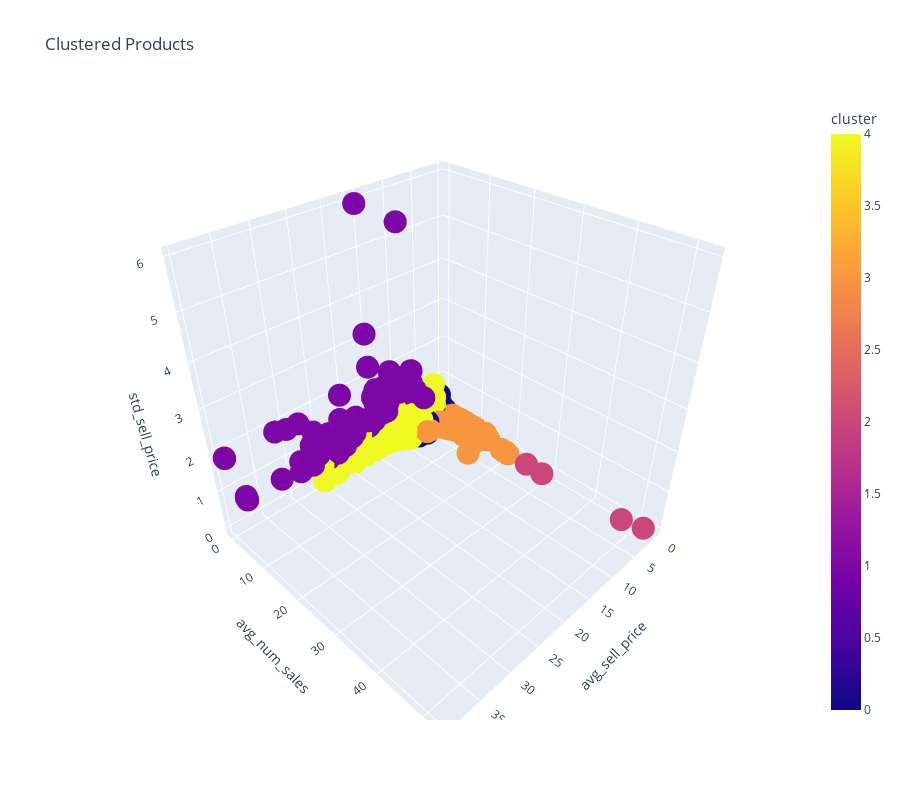

Notebook cell for this chart:
### Code cell
px.scatter_3d(
        df, 
        x ='avg_sell_price', 
        y = 'avg_num_sales', 
        z = 'std_sell_price', 
        color = 'cluster', 
        title = 'Clustered Products',
        height = 800
    )

### Figure 1 — Plotly figure (JSON) as saved in the notebook; plotly's stock layout.template omitted (floating-point values rounded to 4 significant figures; data arrays with more than 128 entries replaced by an {"elided": "..."} marker saying what was removed)
{"data": [{"hovertemplate": "avg_sell_price=%{x}<br>avg_num_sales=%{y}<br>std_sell_price=%{z}<br>cluster=%{marker.color}<extra></extra>", "legendgroup": "", "marker": {"color": {"elided": "3049 int values"}, "coloraxis": "coloraxis", "symbol": "circle"}, "mode": "markers", "name": "", "scene": "scene", "showlegend": false, "type": "scatter3d", "x": {"elided": "3049 float values"}, "y": {"elided": "3049 float values"}, "z": {"elided": "3049 float values"}}], "layout": {"coloraxis": {"colorbar": {"title": {"text": "cluster"}}, "colorscale": [[0, "#0d0887"], [0.1111, "#46039f"], [0.2222, "#7201a8"], [0.3333, "#9c179e"], [0.4444, "#bd3786"], [0.5556, "#d8576b"], [0.6667, "#ed7953"], [0.7778, "#fb9f3a"], [0.8889, "#fdca26"], [1, "#f0f921"]]}, "height": 800, "legend": {"tracegroupgap": 0}, "scene": {"domain": {"x": [0, 1], "y": [0, 1]}, "xaxis": {"title": {"text": "avg_sell_price"}}, "yaxis": {"title": {"text": "avg_num_sales"}}, "zaxis": {"title": {"text": "std_sell_price"}}}, "title": {"text": "Clustered Products"}}}
